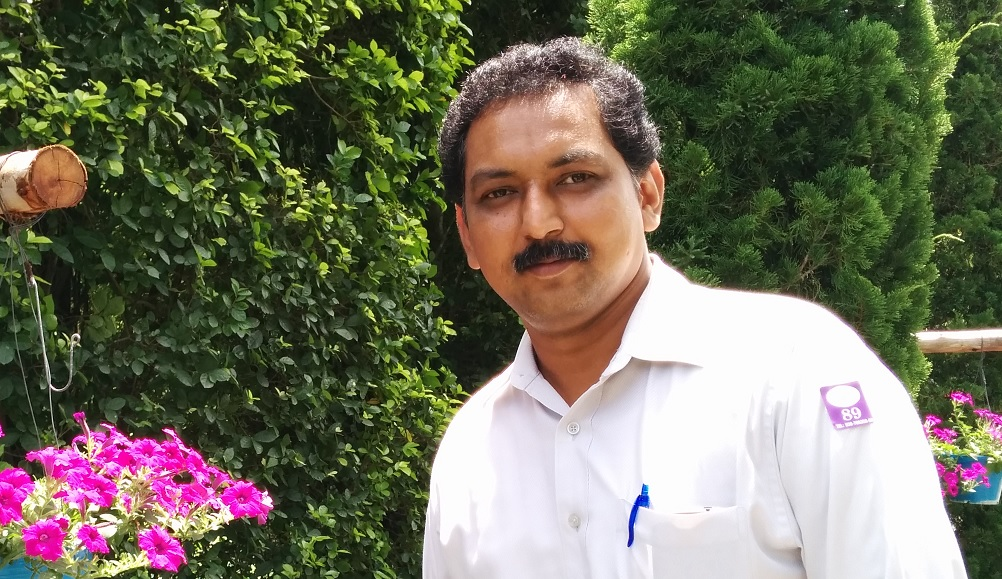
#> input picture src/cv/IMG_JK2.jpg, 1002 x 579 px
$ python cv_draw.py
#> lines starting #> are read from the running program, lines starting #| are printed output that depends on the picture
import cv2
import numpy as np

img = cv2.imread('IMG_JK2.jpg', cv2.IMREAD_COLOR)
#> img is the input picture: shape (579, 1002, 3); mean B, G, R 92.5, 111.9, 112.8

cv2.line(img, (50,50), (150, 300), (255,0,0), 15)
cv2.rectangle(img, (100, 100), (300,300), (0,0,255), 5)
cv2.circle(img, (400, 400), 100, (0, 255, 0), -1)

pts = np.array([[180, 180],[250,200],[600, 40],[650,100],[300, 300]], np.int32)
cv2.polylines(img, [pts], True, (0,255,255), 5)

fnt = cv2.FONT_HERSHEY_SIMPLEX
cv2.putText(img, 'JK Sample Text', (650,50), fnt, 1, (200,255,255), 2, cv2.LINE_AA)
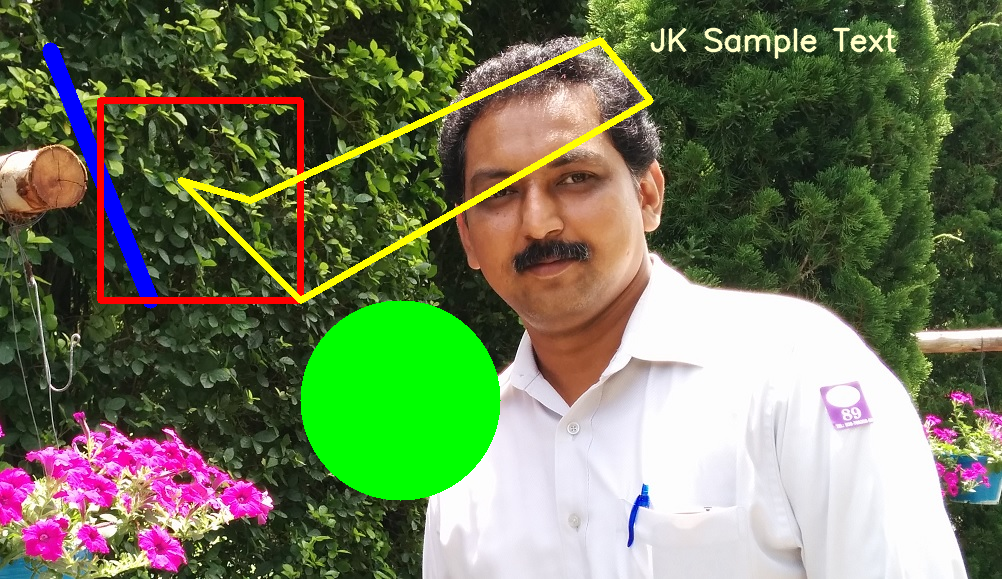
#> img: shape (579, 1002, 3); mean B, G, R 90, 122.1, 112.5

px = img[500,500]
#> px = [246, 235, 238]
print('Pixel color at 500,500', px)
#| Pixel color at 500,500 [246 235 238]

blue = img[255,0,0]
#> blue = 57
print('Blue color pixels', blue)
#| Blue color pixels 57

# [4 lines of commented-out code are left out]

cv2.imshow('Photo', img)
#cv2.imwrite('kiruk_img_jk.png', img)
cv2.waitKey(0)
cv2.destroyAllWindows()
